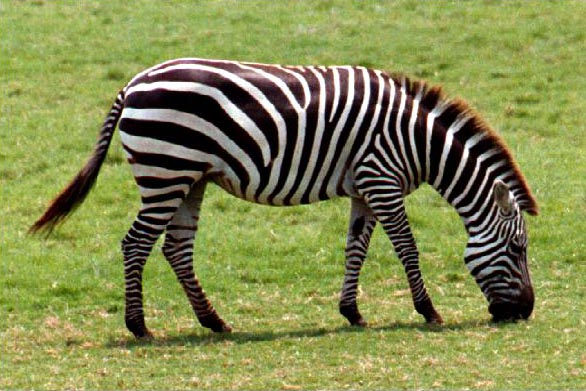
%> input picture Ex11/code/zebra_b.jpg, 586 x 391 px
$ octave --eval "run_ex5;"   (GNU Octave 9; MATLAB toolbox functions it lacks are replaced by stand-ins)
%> lines starting %> are read from the running program, lines starting %| are printed output that depends on the picture
### Ex11/code/smooth.m
function res = smooth(img, filter_size, sigma)

filter = fspecial('gaussian',filter_size,sigma);

res = imfilter(img,filter);

### Ex11/code/EM.m
function [map, mus] = EM(img, K)
% convert image to dataset X
[n ,m, chs] = size(img);
ch1 = img(:, :, 1);
ch2 = img(:, :, 2);
ch3 = img(:, :, 3);

ch1 = reshape(ch1, [n*m, 1]);
ch2 = reshape(ch2, [n*m, 1]);
ch3 = reshape(ch3, [n*m, 1]);

X = [ch1 ch2 ch3 ones(n*m,1)];

% normalize data
[X, T] = normalise3dpts(X');
X = (X(1:3,:))';

% use function generate_mu to initialize mus
mus = generate_mu(X, K);
old_mus = mus;
% use function generate_cov to initialize covariances
vars = generate_cov(X, K);

alphas = ones(1, K) ./ K;

% iterate between maximization and expectation
for i = 1:300
    disp(['Iteration: ',num2str(i)]);
    % use function expectation
    P = expectation(old_mus,vars,alphas,X);

    % use function maximization
    [mus, vars, alphas] = maximization(P, X);

    %ids = visualizeMostLikelySegments(img,alphas,mus,vars);
    %keyboard;

    sq_diff = (mus - old_mus).^2;
    diff = sum(sq_diff(:))
    if diff < 1e-3
        break
    else
        old_mus = mus;
    end
end

[~, map] = max(P, [], 2);
map = reshape(map, [n, m]);

end

### Ex11/code/normalise3dpts.m
% NORMALISE3DPTS - normalises 3D homogeneous points
%
% Function translates and normalises a set of 3D homogeneous points
% so that their centroid is at the origin and their mean distance from
% the origin is sqrt(3).  This process typically improves the
% conditioning of any equations used to solve homographies, fundamental
% matrices etc.
%
% Usage:   [newpts, T] = normalise3dpts(pts)
%
% Argument:
%   pts -  4xN array of 4D homogeneous coordinates
%
% Returns:
%   newpts -  4xN array of transformed 3D homogeneous coordinates.  The
%             scaling parameter is normalised to 1 unless the point is at
%             infinity.
%   T      -  The 4x4 transformation matrix, newpts = T*pts
%
% If there are some points at infinity the normalisation transform
% is calculated using just the finite points.  Being a scaling and
% translating transform this will not affect the points at infinity.


function [newpts, T] = normalise3dpts(pts)

    if size(pts,1) ~= 4
        error('pts must be 4xN');
    end

    % Find the indices of the points that are not at infinity
    finiteind = find(abs(pts(4,:)) > eps);

    if length(finiteind) ~= size(pts,2)
        warning('Some points are at infinity');
    end

    % For the finite points ensure homogeneous coords have scale of 1
    pts(1,finiteind) = pts(1,finiteind)./pts(4,finiteind);
    pts(2,finiteind) = pts(2,finiteind)./pts(4,finiteind);
    pts(3,finiteind) = pts(3,finiteind)./pts(4,finiteind);
    pts(4,finiteind) = 1;

    c = mean(pts(1:3,finiteind)')';            % Centroid of finite points
    newp(1,finiteind) = pts(1,finiteind)-c(1); % Shift origin to centroid.
    newp(2,finiteind) = pts(2,finiteind)-c(2);
    newp(3,finiteind) = pts(3,finiteind)-c(3);

    dist = sqrt(newp(1,finiteind).^2 + newp(2,finiteind).^2 + newp(3,finiteind).^2);
    meandist = mean(dist(:));  % Ensure dist is a column vector for Octave 3.0.1

    scale = sqrt(3)/meandist;

    T = [scale   0      0   -scale*c(1);
         0     scale    0   -scale*c(2);
         0       0    scale -scale*c(3);
         0       0      0       1      ];

    newpts = T*pts;


### Ex11/code/exercise6.m
function run_ex5()

% load image
img = imread('zebra_b.jpg');
%> img is the input picture: size 391x586x3 uint8; mean R, G, B 132.5, 138.4, 80.5
% for faster debugging you might want to decrease the size of your image
% (use imresize)
% (especially for the mean-shift part!)
img = im2double(img);
%> img: size 391x586x3 double
scale = 0.5;
%img = imresize(img,scale);
figure, imshow(img), title('Original image');


% smooth image (6.1a)
% (replace the following line with your code for the smoothing of the image)
imgSmoothed = smooth(img, 5, 5);
%> in smooth, `res = imfilter(img,filter);`:
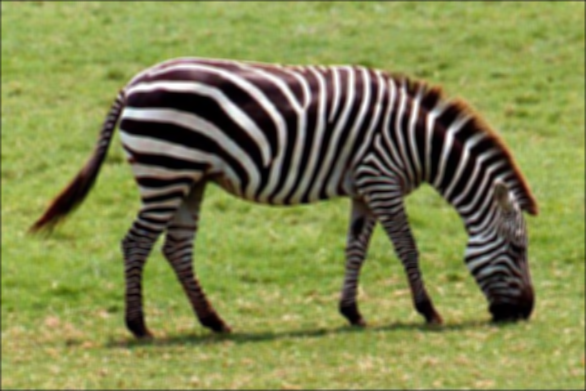
%> res: size 391x586x3 double; mean R, G, B 0.516, 0.539, 0.314
figure, imshow(imgSmoothed), title('smoothed image');

% convert to L*a*b* image (6.1b)
% (replace the folliwing line with your code to convert the image to lab
% space

imglab = rgb2lab(imgSmoothed);
%> imglab: size 391x586x3 double; mean of channels 1, 2, 3 54.9, -10.7, 29
figure, imshow(imglab), title('l*a*b* image');
%> after `imshow(imglab)`:
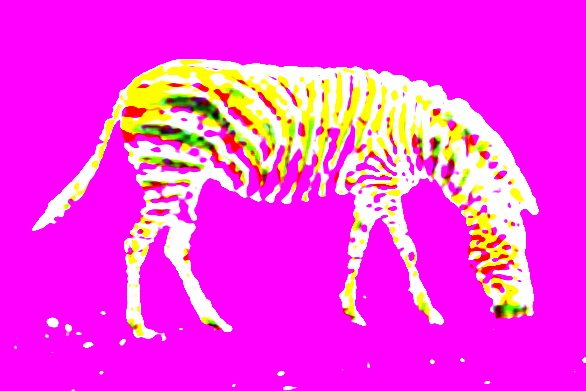
%> displayed picture: size 391x586x3, on the screen's scale of 0 to 255; mean R, G, B 252.1, 57.1, 231.4


% (6.2)
r = 10;
%[mapMS, peak] = meanshiftSeg(imglab, r);
%visualizeSegmentationResults(mapMS,peak, 'Mean Shift');


% (6.3)
K = 3;
[mapEM, mus] = EM(imglab, K);
%> in EM, `ch1 = img(:, :, 1);`:
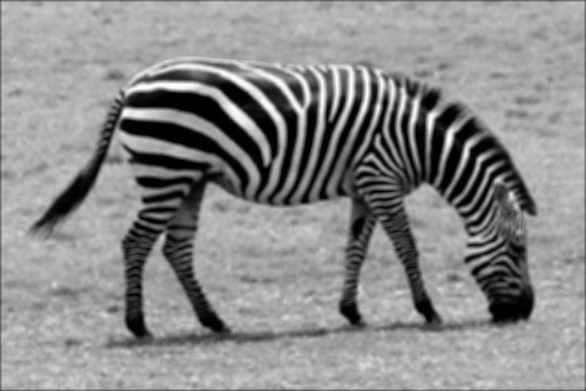
%> ch1: size 391x586 double; min 0.0304, max 99.53, mean 54.9; drawn with min black and max white
%> in EM, `ch2 = img(:, :, 2);`:
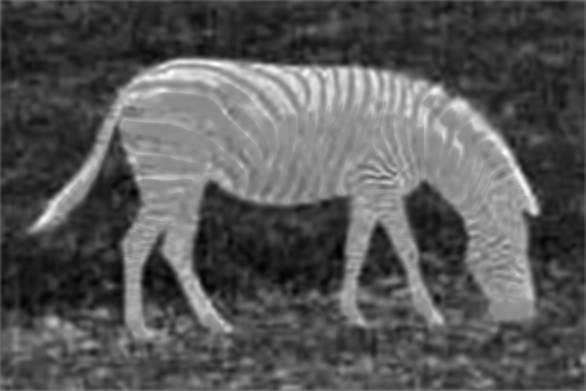
%> ch2: size 391x586 double; min -29.5, max 25.18, mean -10.7; drawn with min black and max white
%> in EM, `ch3 = img(:, :, 3);`:
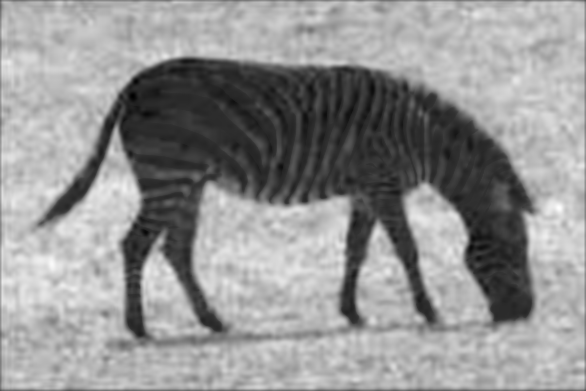
%> ch3: size 391x586 double; min -12.26, max 58.89, mean 29; drawn with min black and max white
%> in normalise3dpts, `finiteind = find(abs(pts(4,:)) > eps);`: finiteind = 229126 values from 1 to 229126
%> in normalise3dpts, `c = mean(pts(1:3,finiteind)')';`: c = [54.88; -10.66; 29.03]
%> in normalise3dpts, `meandist = mean(dist(:));`: meandist = 26.19
%> in normalise3dpts, `scale = sqrt(3)/meandist;`: scale = 0.0661
%> in normalise3dpts, `T = [scale   0      0   -scale*c(1); 0     scale    0   -scale*c(2); 0..`: T = [0.0661 0 0 -3.63; 0 0.0661 0 0.705; 0 0 0.0661 -1.92; 0 0 0 1]
%> the run ends on the next line
visualizeSegmentationResults(mapEM,mus, 'EM');

end
